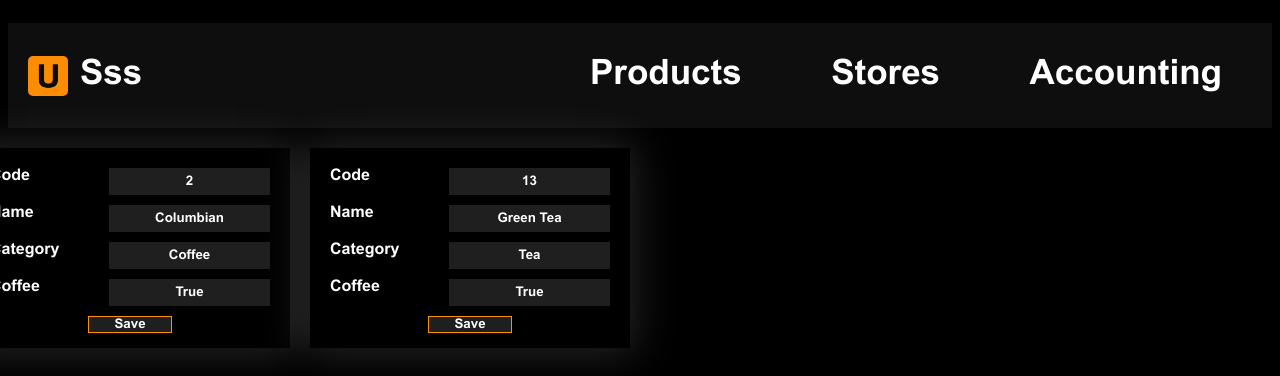
The app's page /products/, older data.
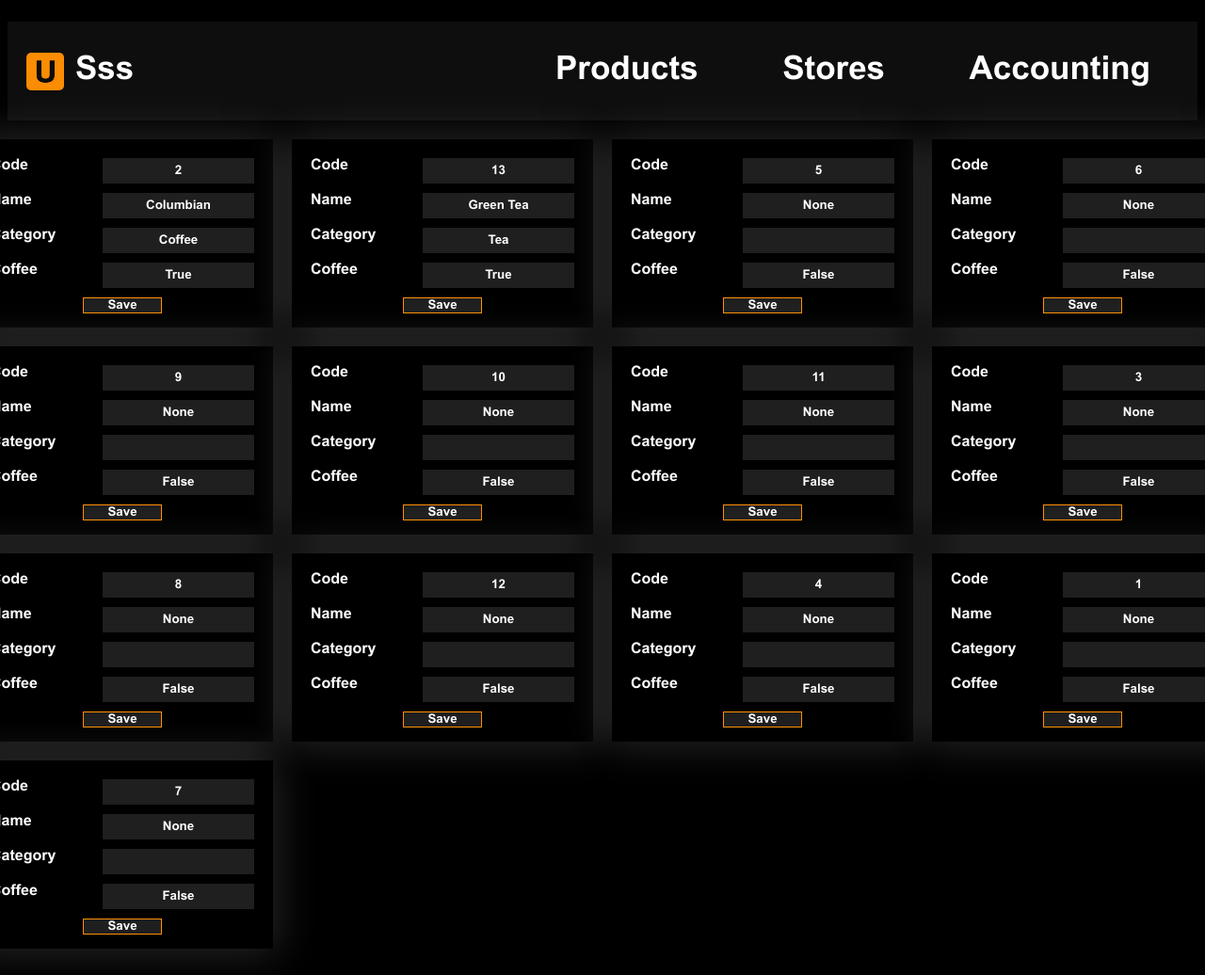
The same page, newer data.
### service/models.py (models this page shows)
class Products(models.Model):
    category = models.CharField(max_length=15)
    name = models.TextField(unique=True)
    product_code = models.IntegerField(null=False, blank=False, unique=True)
    is_coffee = models.BooleanField(null=False, blank=False)
    class Meta:
        managed = False
        db_table = 'Products'

### service/views.py (the view)
# urls.py: path('', views.products_page, name='products_page'),
def products_page(request):
    products = Products.objects.all()
    return render(request, template_name='service/products_page.html', context={'products': products})

### service/templates/service/products_page.html (shortened to what this page needs)
{% extends 'base.html' %}
{% load static %}
{% block extra_css %}
    <link rel="stylesheet" href="{% static 'service/css/products_page.css' %}">
{% endblock %}
{% block content %}
    <div class="grid-container">
        {% for product in products %}
            <div class="card">
                <form action="save/" method="POST">
                <div class="input-container">
                    <label for="product_code_inp">Code</label>
                    <input name="product_code" id="product_code_inp" type="text" value="{{ product.product_code }}">
                </div>
                <div class="input-container">
                    <label for="name_inp">Name</label>
                    <input name="name" id="name_inp" type="text" value="{{ product.name }}">
                </div>
                <div class="input-container">
                    <label for="category_inp">Category</label>
                    <input name="category" id="category_inp" type="text" value="{{ product.category }}">
                </div>
                <div class="input-container">
                    <label for="is_coffe_inp">Coffee</label>
                    <input name="is_coffee" id="is_coffe_inp" type="text" value="{{ product.is_coffee }}">
                </div>
                <button class="save-btn" type="submit">Save</button>
                </form>
            </div>
        {% endfor %}
    </div>
{% endblock %}

### templates/base.html (shortened to what this page needs)
<!DOCTYPE html>
<html lang="en">
<head>
    {% load static %}
    <link rel="stylesheet" href="{% static "css/base.css" %}"/>
    {% block extra_css %}{% endblock %}
</head>
<body>
    <header>
        <div class="upper-header">
        </div>
        <div class="header-container">
            <a class="logo-container" href="/">
                <img src="{% static "img/logo.png" %}" alt="usss" title="usss">
                <span class="">Sss</span>
            </a>
            <div class="navbar">
                <a class="header-text" href="/products/" >Products</a>
                <a class="header-text" href="/stores/">Stores</a>
                <a class="header-text" href="/accounting/">Accounting</a>
            </div>
        </div>
    </header>
    <div class="container">
        {% block content %}{% endblock %}
    </div>
</body>
</html>

### static/css/base.css (style rules this page uses)
body { background: black; }
.upper-header { background: black; height: 15px; }
.header-container { display: flex; background: #0e0e0e; height: 105px; justify-content: space-between; }
.container { display: flex; flex-direction: column; justify-content: center; padding: 20px; }

### service/static/service/css/products_page.css (style rules this page uses)
.grid-container { display: grid; grid-template-columns: repeat(4, 320px); gap: 20px; justify-content: center; }

Row changes from the older to the newer data that the page shows:
added Products: product_code "5", name "None", is_coffee "False"
added Products: product_code "6", name "None", is_coffee "False"
added Products: product_code "9", name "None", is_coffee "False"
added Products: product_code "10", name "None", is_coffee "False"
added Products: product_code "11", name "None", is_coffee "False"
added Products: product_code "3", name "None", is_coffee "False"
added Products: product_code "8", name "None", is_coffee "False"
added Products: product_code "12", name "None", is_coffee "False"
added Products: product_code "4", name "None", is_coffee "False"
added Products: product_code "1", name "None", is_coffee "False"
added Products: product_code "7", name "None", is_coffee "False"
